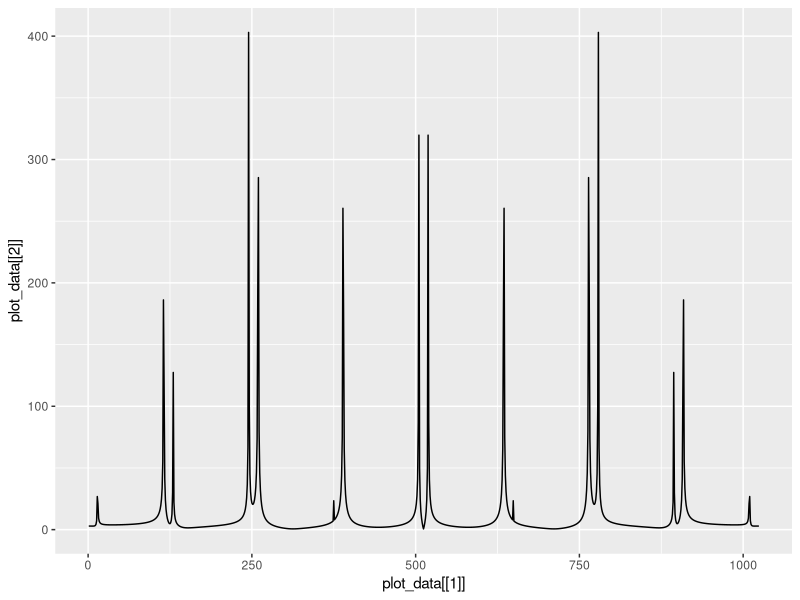
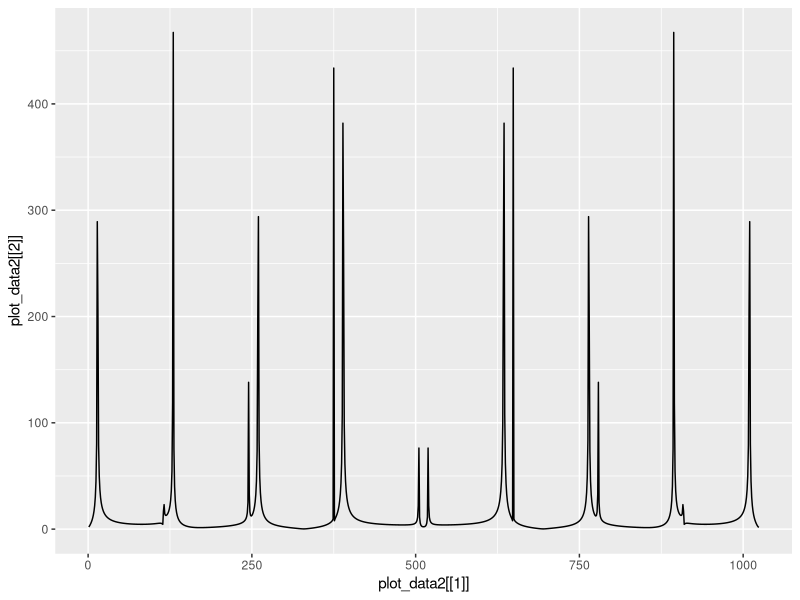

The R script that drew these images, in order:
library(ggplot2)

n_GARM <- 8
w_GRAN <- 1200
N <- 1024

generate_signal <- function(n_GARM = 8, w_GRAN = 1200, N){
  
  #амплітуда і зсув
  A <- runif(n_GARM,0,1)
  PHI <- runif(n_GARM,0,6.28)
  #список зі змінними омега
  w <- seq(w_GRAN/n_GARM,w_GRAN,w_GRAN/n_GARM)
  my_x <- seq(1,n_GARM)
  my_y = as.data.frame(matrix(0, nrow = N, ncol = my_x))
  
  for (i in my_x) for (j in seq(1,N)){
    my_y[j,i] <- A[i]*sin(w[i]*j+PHI[i])
  }
  return(rowSums(my_y))
}  


get_DFT <- function(x){
  data <- x
  Freal <- numeric(N)
  Fim <- numeric(N)
  for (p in 1:N) for (k in 1:N){
    Freal[p] <- Freal[p] + data[k] * cos(2*pi/N*p*k)
    Fim[p] <-  Fim[p] + data[k] * sin(2*pi/N*p*k)
  }
  return (data.frame(Freal, Fim))
}

get_tables_w <- function(p, k){
  w_table_real <- matrix(0, p, k)
  w_table_image <- matrix(0, p ,k)
  w_table <- matrix(0, p ,k)
  
  for (i in 1:p) for(j in 1:k){
    w_table_real[i,j] <- cos(2*pi/N*i*j)
    w_table_image[i,j] <- sin(2*pi/N*i*j)
  }
  
  return(list(w_table_real, w_table_image))
}

sig <- generate_signal(N = N)

x <- get_DFT(generate_signal(N = N))

Fp <- apply(x, 1, function(x) sqrt(x[[1]]**2+x[[2]]**2))

w_table <- get_tables_w(N, N)

Fp2_real <- numeric(N)
Fp2_image <- numeric(N)

for (i in 1:nrow(w_table[[1]])) for (j in  1:ncol(w_table[[1]])){
  Fp2_real[i] <- Fp2_real[i] + sig[j] * w_table[[1]][i,j]
  Fp2_image[i] <- Fp2_image[i] + sig[j] * w_table[[2]][i,j]
}
data <- data.frame(Fp2_real, Fp2_image)

Fp2 <- apply(data, 1, function(x) sqrt(x[[1]]**2+x[[2]]**2))

plot_data <- data.frame(seq(1,N), Fp)
ggplot(plot_data, aes(plot_data[[1]], plot_data[[2]]))+
  geom_line()

plot_data2 <- data.frame(seq(1,N), Fp2)
ggplot(plot_data2, aes(plot_data2[[1]], plot_data2[[2]]))+
  geom_line()
